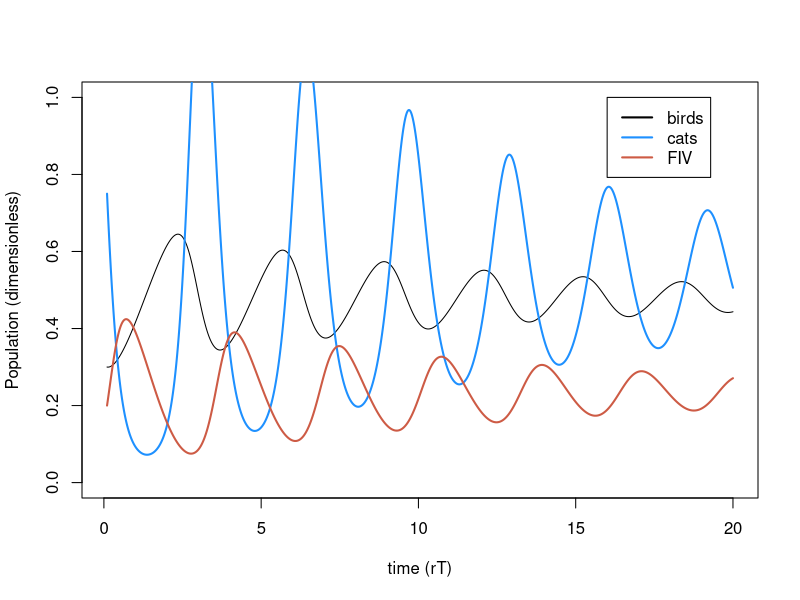
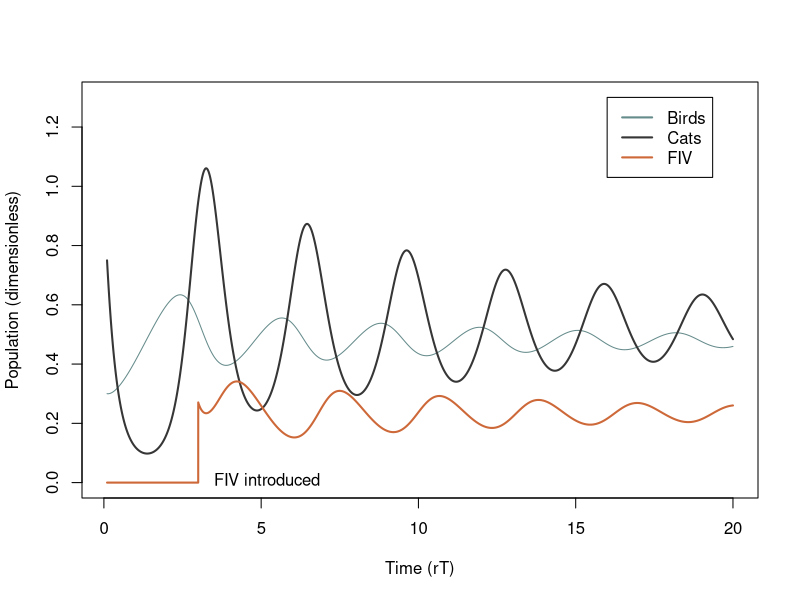
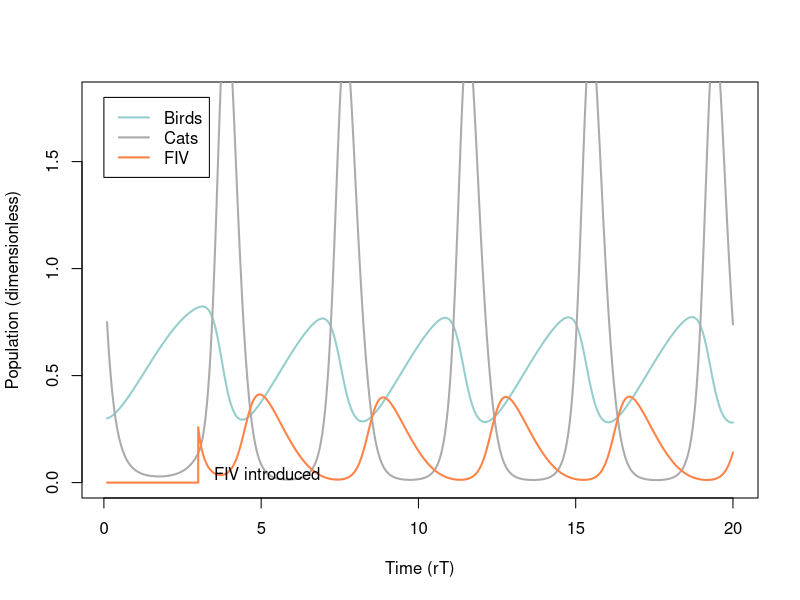
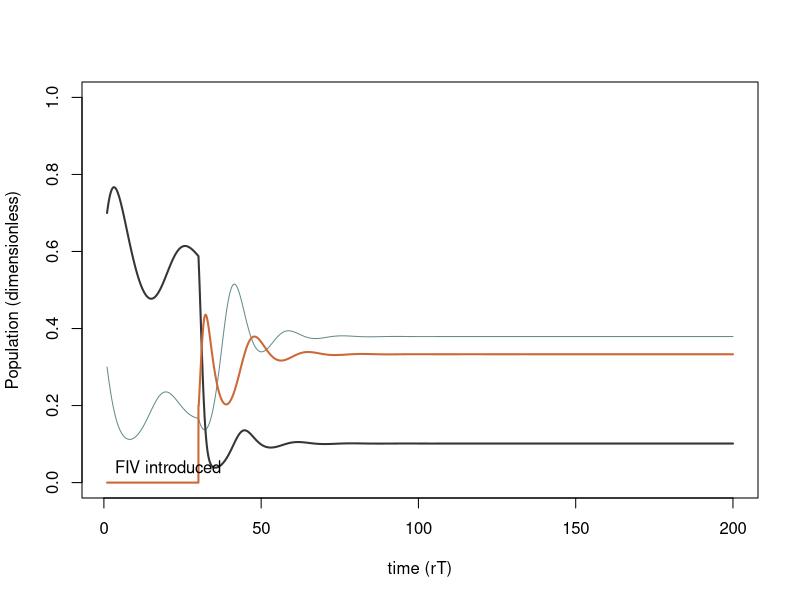
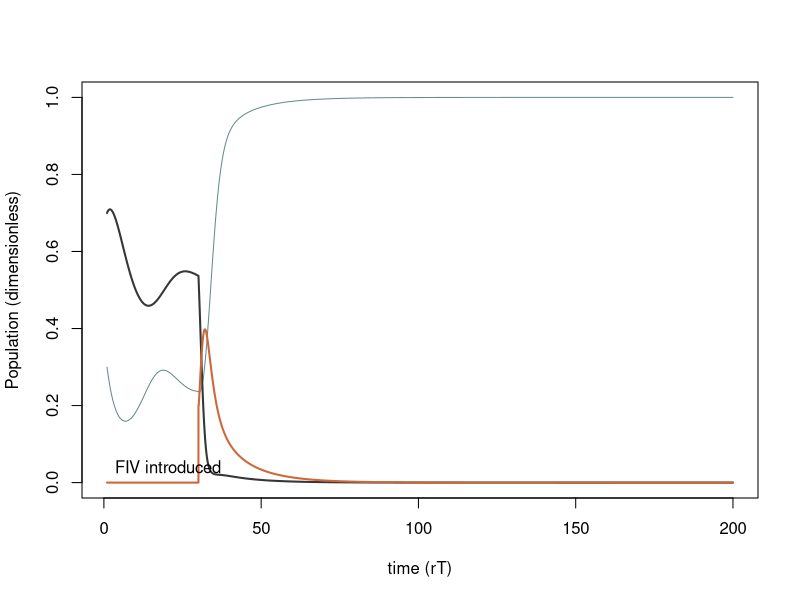

R code for these plots, in order: (Note: a time limit stopped this script after it produced the figures.)
## ---- chunk 1
knitr::opts_chunk$set(echo = TRUE)
## ---- chunk 2
##Variables
#N.v <- NaN    ## population size for victims (birds)
#N.p <- NaN    ## population size for predators (cats)
t.time.set <- seq(1, 200, length.out= 20000) ## time



r.v <- 0.1          # per capita growth rate of birds in the model
a <- 0.03           # trophic conversion efficiency of cats
d.p <- 0.6          # natural per capita death rate of cats
beta.pm <- 1.5      # contact rate for proportionate mixing
delta <- 0.2        # virulence

#core equations
#B <- N.v/K
#C <- N.p*u/r.v
t.set <- r.v*t.time.set

#dimensionless parameters
sigma.pm <- 11.75
e <- 14
m <- 6
alpha <- 3

## ---- chunk 3
B.simu1 <- NaN*t.set 
  B.simu1[1] <- .3
C.simu1 <- NaN*t.set
  C.simu1[1] <- .75
I.simu1 <- NaN*t.set
 I.simu1[1] <- 0.2

#for PM
for(i in 2:length(t.set)){
  
  dt <- t.set[i]-t.set[i-1]
  B <- B.simu1[i-1]
  C <- C.simu1[i-1]
  I <- I.simu1[i-1]
  
  dB <- (B*(1-B) -B*C) *dt
  dC <- (e*B*C - m*C - alpha*C*I)*dt
  dI <- (((sigma.pm - alpha)* (1-I) - e*B)*I) *dt
  
  B.simu1[i] <- B + dB
  C.simu1[i] <- C + dC
  I.simu1[i] <- I + dI
}

  
plot(t.set, B.simu1, type= "l", ylim= c(0, 1), ylab="Population (dimensionless)", xlab="time (rT)")  
lines(t.set,C.simu1,lwd=2,col='dodgerblue')
lines(t.set, I.simu1, lwd = 2, col= "coral3")
legend(x=16,y=1, col = c("black","dodgerblue","coral3"), lty=1,lwd=2,legend = c("birds", "cats", "FIV"))

## ---- chunk 4
B.simu2 <- NaN*t.set 
  B.simu2[1] <- .3
C.simu2 <- NaN*t.set
  C.simu2[1] <- .75
I.simu2 <- NaN*t.set
 I.simu2[1] <- .2
## ---- chunk 5
#for PM
for(i in 2:length(t.set)){
  
  	if(t.set[i] < 3){I.simu2[i-1] <- 0 } else { 
  	  if(t.set[i] == 3) {I.simu2[i-1] <- 0.2} else { I<- I.simu2[i-1]}}
	
  dt <- t.set[i]-t.set[i-1]
  B <- B.simu2[i-1]
  C <- C.simu2[i-1]
  #I.simu2[i-1]
  
  dB <- (B*(1-B) -B*C) *dt
  dC <- (e*B*C - m*C - alpha*C*I)*dt
  dI <- (((sigma.pm - alpha)* (1-I) - e*B)*I) *dt
  
  B.simu2[i] <- B + dB
  C.simu2[i] <- C + dC
  I.simu2[i] <- I + dI
}

#pdf('timeseries_with_fiv.pdf', width= 7, height = 5)
plot(t.set, B.simu2, type= "l", ylim= c(0, 1.3), ylab="Population (dimensionless)", xlab="Time (rT)", col= "paleturquoise4")  
lines(t.set,C.simu2,lwd=2,col="gray21")
lines(t.set, I.simu2, lwd = 2, col= "sienna3")
legend(x=16,y=1.3, col = c("paleturquoise4","gray21","sienna3"), lty=1,lwd=2,legend = c("Birds", "Cats", "FIV"))
text(x=3.5, y=0.01, adj=0, label="FIV introduced")
#dev.off()
## ---- chunk 6
l <- 0.15 #percent activity of sick cats (lathargy)
#for PM
B.simu3 <- NaN*t.set 
  B.simu3[1] <- .3
C.simu3 <- NaN*t.set
  C.simu3[1] <- .75
I.simu3 <- NaN*t.set
#I.simu3[1] <- 0

for(i in 2:length(t.set)){
  
  	if(t.set[i] < 3){I.simu3[i-1] <- 0 } else { 
  	  if(t.set[i] == 3) {I.simu3[i-1] <- 0.2} else { I<- I.simu3[i-1]}}
	
  dt <- t.set[i]-t.set[i-1]
  B <- B.simu3[i-1]
  C <- C.simu3[i-1]
  #I.simu3[i-1]
  
  dB <- (B*(1-B) -B*C*(1-I) - l*B*I*C ) *dt
  dC <- (e*(B*C*(1-I) + l*B*I*C) - m*C - alpha*C*I)*dt
  dI <- (((sigma.pm - alpha)* (1-I) - e*B)*I) *dt
  
  B.simu3[i] <- B + dB
  C.simu3[i] <- C + dC
  I.simu3[i] <- I + dI
}

#plot(t.set, B.simu3, type= "l", ylim= c(0, 1), xlim=c(0, 25), ylab="Population (dimensionless)", xlab="time (rT)", col='paleturquoise4')  
#lines(t.set,C.simu3,lwd=2,col='gray21')
#lines(t.set, I.simu3, lwd = 2, col= "sienna3")
#lines(t.set,C.simu2,lwd=2, lty= 2, col='gray67')
#lines(t.set, I.simu2, lwd = 2,lty= 2, col= "sienna1")
#lines(t.set,B.simu2,lwd=2,lty= 2, col='paleturquoise3')

#legend(x=17,y=1, col = c("paleturquoise4","paleturquoise3","sienna3", "sienna1", "gray21", "gray67"), lty=1,lwd=2,legend = c("birds w/ FIV effect", "regular birds", "FIV w/ FIV effect", " regular FIV", "cats w/ FIV effect", "regular cats"))
#text(x=3.5, y=0.04, adj=0, label="FIV introduced")




#plot(t.set, B.simu3,type= "l", ylim= c(0, 1), ylab="Population (dimensionless)", xlab="time (rT)", col= 'Dodgerblue2')
#lines(t.set, B.simu2, lwd=2, col= 'coral3')


#pdf('timeseries_with_lethargy.pdf')
plot(t.set, B.simu3, type= "l", ylim= c(0, 1.8), lwd=2, ylab="Population (dimensionless)", xlab="Time (rT)", col='paleturquoise3')  
lines(t.set,C.simu3,lwd=2,col='gray67')
lines(t.set, I.simu3, lwd = 2, col= "sienna1")

legend(x=0,y=1.8, col = c("paleturquoise3","gray67","sienna1"), lty=1,lwd=2,legend = c("Birds", "Cats", "FIV"))
text(x=3.5, y=0.04, adj=0, label="FIV introduced")
#dev.off()
## ---- chunk 7
mu <- 1 #predation rate
a <- 0.8 #trophic conversion
d <- 0.15 #per capita death
#beta.pm <- .33 #pm contact rate
#delta <- .16 # virulence
K<- 1
r<- .7

l <- 0.25 #percent activity of sick cats (lathargy)
#for PM
N.simu6 <- NaN*t.time.set 
  N.simu6[1] <- .3
S.simu6 <- NaN*t.time.set
  S.simu6[1] <- .7
I.simu6 <- NaN*t.time.set
 # I.simu6[1] <- .0

for(i in 2:length(t.time.set)){
  
 if(t.time.set[i] < 30){I.simu6[i-1] <- 0 } else { 
  	 if((t.time.set[i] > 30.068533) &&(t.time.set[i] < 30.168082)) {I.simu6[i-1] <- 0.2} else {}}
	
  dt <- t.time.set[i]-t.time.set[i-1]
  N <- N.simu6[i-1]
  S <- S.simu6[i-1]
  I <- I.simu6[i-1]
  P <- S + I
  
  dN <- (r*N*(1-N/K)-mu*N*P) * dt
  dS <- ((a*mu*N*P)-(d*S) - (beta.pm*(S*I/P))) * dt
  dI <- (beta.pm* (S*I/P) - d*I -delta*I) * dt
  
  N.simu6[i] <- N + dN
  S.simu6[i] <- S + dS
  I.simu6[i] <- I + dI
 }

plot(t.time.set, N.simu6, type= "l", ylim= c(0,1),ylab="Population (dimensionless)", xlab="time (rT)", col='paleturquoise4')  
lines(t.time.set, S.simu6,lwd=2,col='gray21')
lines(t.time.set, I.simu6, lwd = 2, col= "sienna3")


legend(x=150,y=10, col = c("paleturquoise4","sienna3", "gray21" ), lty=1,lwd=2,legend = c( "regular birds",  " regular FIV", "regular cats"))
text(x=3.5, y=0.04, adj=0, label="FIV introduced")


## ---- chunk 8
#NOW WITH LETHARGY
mu <- 1 #predation rate
a <- 0.6 #trophic conversion
d <- 0.15 #per capita death
#beta.pm <- .33 #pm contact rate
#delta <- .16 # virulence
K<- 1
r<- .7

l <- 0.25 #percent activity of sick cats (lathargy)
#for PM
N.simu7 <- NaN*t.time.set 
  N.simu7[1] <- .3
S.simu7 <- NaN*t.time.set
  S.simu7[1] <- .7
I.simu7 <- NaN*t.time.set
 # I.simu7[1] <- .0

for(i in 2:length(t.time.set)){
  
 if(t.time.set[i] < 30){I.simu7[i-1] <- 0 } else { 
  	 if((t.time.set[i] > 30.068533) &&(t.time.set[i] < 30.168082)) {I.simu7[i-1] <- 0.2} else {}}
	
  dt <- t.time.set[i]-t.time.set[i-1]
  N <- N.simu7[i-1]
  S <- S.simu7[i-1]
  I <- I.simu7[i-1]
  P <- S + I
  
  dN <- (r*N*(1-N/K)-mu*N*S - mu*l*N*I) * dt
  dS <- (a*N*((mu*S)+(mu*l*I))-(d*S) - (beta.pm*(S*I/P))) * dt
  dI <- (beta.pm* (S*I/P) - d*I -delta*I) * dt
  
  N.simu7[i] <- N + dN
  S.simu7[i] <- S + dS
  I.simu7[i] <- I + dI
 }

plot(t.time.set, N.simu7, type= "l", ylim= c(0,1),ylab="Population (dimensionless)", xlab="time (rT)", col='paleturquoise4')  
lines(t.time.set, S.simu7,lwd=2,col='gray21')
lines(t.time.set, I.simu7, lwd = 2, col= "sienna3")


legend(x=150,y=10, col = c("paleturquoise4","sienna3", "gray21" ), lty=1,lwd=2,legend = c( "regular birds",  " regular FIV", "regular cats"))
text(x=3.5, y=0.04, adj=0, label="FIV introduced")

## ---- chunk 9
Yset <- seq(8,18,length.out = 500)

B.starset <- NaN*Yset
C.starset <- NaN*Yset
I.starset <- NaN*Yset

for(j in 1:length(Yset)){ 
	Y <- Yset[j] 
	
	B.simu8 <- NaN*t.set
	B.simu8[1] <- 0.3
	C.simu8 <- NaN*t.set
	C.simu8[1] <- 0.75
	I.simu8 <- NaN*t.set
	I.simu8[1] <- 0.2
	
	
	for(i in 2:length(t.set)){ 
		dt <- t.set[i]-t.set[i-1] 
		B <- B.simu8[i-1]
		C <- C.simu8[i-1]
		I <- I.simu8[i-1]

	  dB <- (B*(1-B) -B*C) *dt
    dC <- (e*B*C - m*C - alpha*C*I)*dt
    dI <- (((Y - alpha)* (1-I) - e*B)*I) *dt
		
    B.simu8[i] <- B + dB
    C.simu8[i] <- C + dC
    I.simu8[i] <- I + dI
	}
	
	
	B.starset[j] <- B.simu8[length(t.set)]
	C.starset[j] <- C.simu8[length(t.set)]
	I.starset[j] <- I.simu8[length(t.set)]
	
	
}
#pdf('bifurcation.pdf', width = 7, height = 5)
plot(Yset, B.starset, type= 'l', lwd=2,col="paleturquoise4",las=1,xlab= expression(paste("Contact rate (", sigma, ")")),ylab='Stable equilibria of populations', ylim = c(0,1.3) )
lines(Yset, C.starset, col="gray21", lwd=2)
lines(Yset, I.starset, col="sienna3", lwd=2)
legend(x=8,y=1.0, col = c("paleturquoise4","gray21","sienna3"), lty=1,lwd=2,legend = c("Birds", "Cats", "FIV"))
#dev.off()
